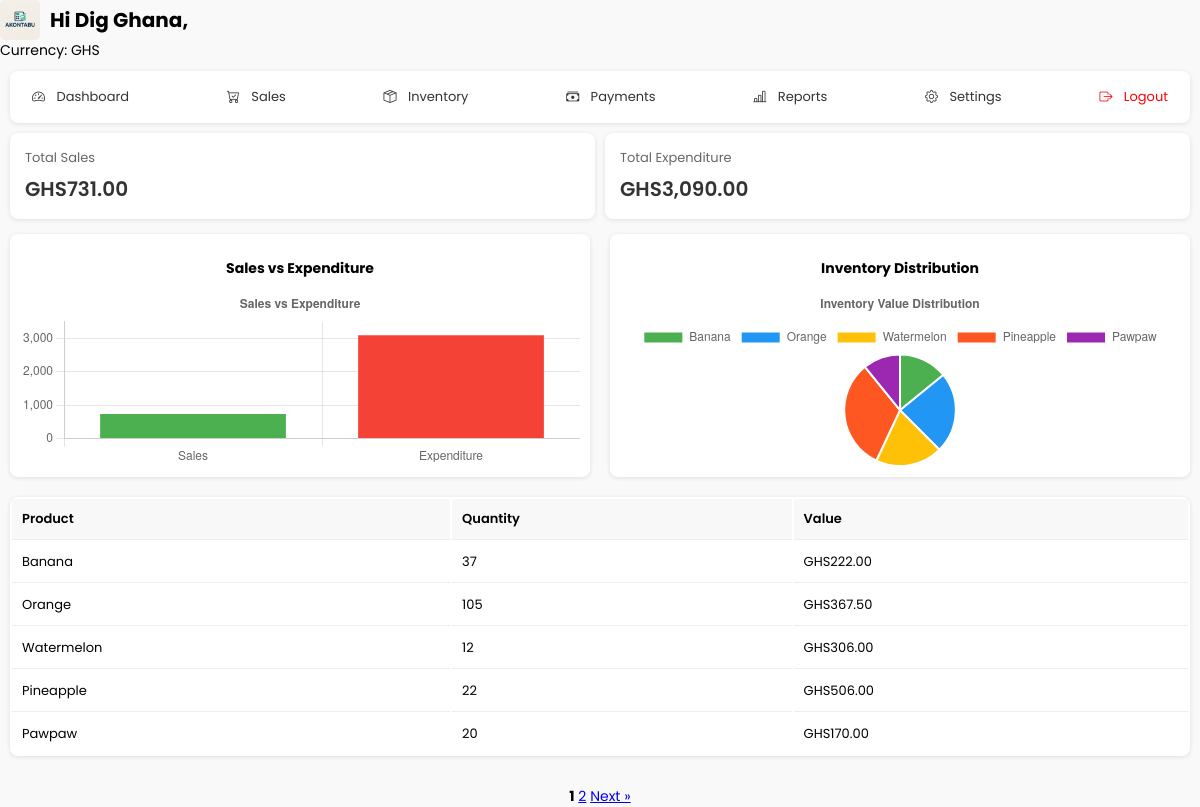
The page /dashboard (signed in) on the database as committed earlier.
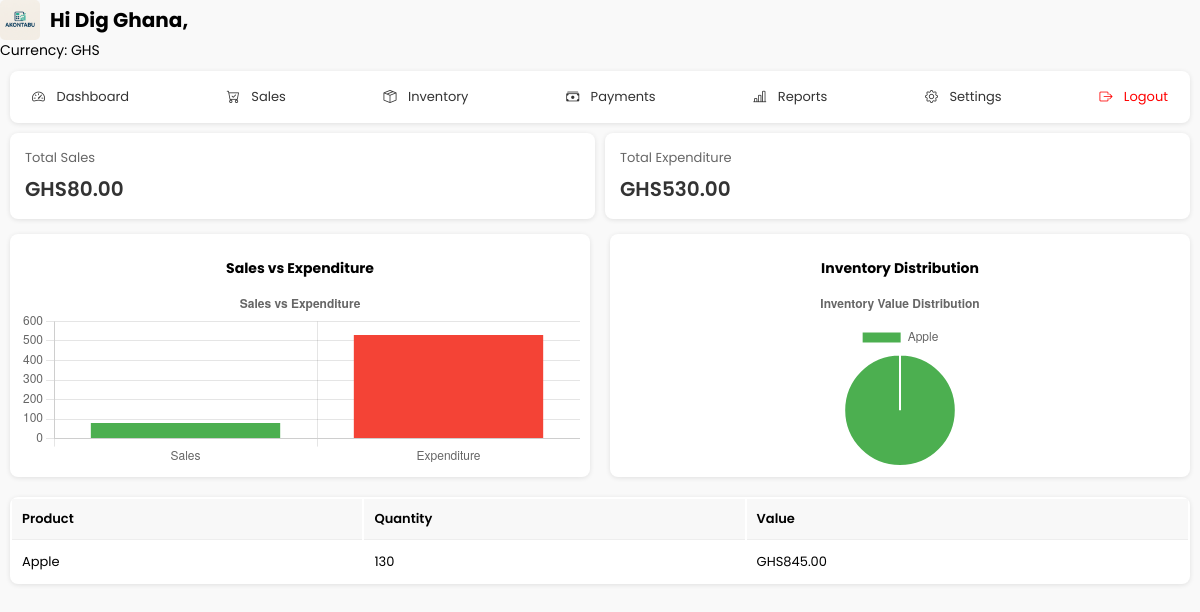
The same page on the database as committed later.
### models/user.py (models this page shows, shortened)
class User(UserMixin, db.Model):
    __tablename__ = 'users'
    id = db.Column(db.Integer, primary_key=True)
    business_name = db.Column(db.String(100))
    name = db.Column(db.String(100), nullable=False)
    email = db.Column(db.String(120), unique=True, nullable=False)
    password_hash = db.Column(db.String(200))
    created_at = db.Column(db.DateTime, default=datetime.utcnow)
    currency_code = db.Column(db.String(5), default='GHS')  # e.g., 'GHS', 'USD', etc.
    logo_path = db.Column(db.String(255))
    products = db.relationship('Product', backref='user', lazy=True, cascade='all, delete-orphan')
    sales = db.relationship('Sale', backref='user', lazy=True, cascade='all, delete-orphan')
    payments = db.relationship('Payment', backref='user', lazy=True, cascade='all, delete-orphan')

### models/product.py (models this page shows, shortened)
class Product(db.Model):
    __tablename__ = 'products'
    id = db.Column(db.Integer, primary_key=True)
    name = db.Column(db.String(100), nullable=False, unique=True)
    quantity = db.Column(db.Integer, default=0)
    cost_price = db.Column(db.Float, nullable=False)
    selling_price = db.Column(db.Float, nullable=False)
    profit_margin = db.Column(db.Float)
    min_stock_level = db.Column(db.Integer, default=10)
    created_at = db.Column(db.DateTime, default=datetime.utcnow)
    updated_at = db.Column(db.DateTime, default=datetime.utcnow, onupdate=datetime.utcnow)
    price = db.Column(db.Float)
    user_id = db.Column(db.Integer, db.ForeignKey('users.id'), nullable=False)
    sales = db.relationship('Sale', backref='product', lazy=True, cascade='all, delete-orphan')
    payment_records = db.relationship('Payment', backref='product', lazy=True)  # renamed from 'payments'
    costs = db.relationship('ProductCost', backref='product', lazy=True)

### app.py (the view)
@app.route('/dashboard')
@login_required
def dashboard():
    product_costs = db.session.query(
    func.sum(Payment.total_cost)
    ).filter(
        Payment.payment_type == 'product',
        Payment.user_id == current_user.id
    ).scalar() or 0
    other_costs = db.session.query(
        func.sum(Payment.amount)
    ).filter(
        Payment.payment_type != 'product',
        Payment.user_id == current_user.id
    ).scalar() or 0
    total_sales = db.session.query(
        func.sum(Sale.quantity * Sale.price)
    ).filter(Sale.user_id == current_user.id).scalar() or 0
    total_expenditure = product_costs + other_costs
    page = request.args.get('page', 1, type=int)
    per_page = 5
    products_query = Product.query.filter_by(user_id=current_user.id).filter(Product.quantity > 0)
    pagination = products_query.paginate(page=page, per_page=per_page, error_out=False)
    inventory = [{
        'name': p.name,
        'quantity': p.quantity,
        'value': round((p.quantity or 0) * (p.selling_price or 0), 2)
    } for p in pagination.items]
    inventory_value = db.session.query(
        func.sum(Product.quantity * Product.selling_price)
    ).filter(Product.user_id == current_user.id, Product.quantity > 0).scalar() or 0
    return render_template('dashboard.html',
        total_sales=round(total_sales, 2),
        total_expenditure=round(total_expenditure, 2),
        product_costs=round(product_costs, 2),
        other_costs=round(other_costs, 2),
        inventory_value=round(inventory_value, 2),
        inventory=inventory,
        products=pagination.items,
        pagination=pagination
    )

### app.py (called while the page is built)
@app.template_filter('currency')
def format_currency_filter(value, currency=None):
    if not value:
        return ''
    if not currency:
        currency = getattr(current_user, 'currency_code', 'GHS')  # ✅ Correct field
    try:
        return format_currency(value, currency, locale='en')
    except:
        return f"{currency} {value:,.2f}"

@app.before_request
def load_user():
    if 'user_id' in session:
        g.user = db.session.get(User, session['user_id'])

@login_manager.user_loader
def load_user(user_id):
    return User.query.get(int(user_id))  # assuming you're using SQLAlchemy and User has an id

@app.context_processor
def inject_user():
    return dict(current_user=current_user)

### templates/dashboard.html (shortened to what the changed rows need)
<!DOCTYPE html>
<html lang="en">
<head>
    <link rel="stylesheet" href="{{ url_for('static', filename='css/dashboard.css') }}">
    <link rel="stylesheet" href="https://cdn.jsdelivr.net/npm/bootstrap-icons@1.10.5/font/bootstrap-icons.css">
</head>
<body>
  <div style="display: flex; align-items: center; gap: 10px;">
  {% if current_user.is_authenticated and current_user.logo_path %}
    <img src="{{ url_for('static', filename=current_user.logo_path) }}" alt="Logo"
         style="height: 40px; border-radius: 5px;">
  {% endif %}
  <span style="font-weight: bold; font-size: 20px;">
    {% if current_user.is_authenticated and current_user.business_name %}
      Hi {{ current_user.business_name }},
    {% else %}
      AKONTABU
    {% endif %}
  </span>
</div>
  <span>Currency: {{ current_user.currency_code }}</span>
    <div class="dashboard-container">
        <div class="nav-bar">
        </div>
        <div class="metrics-grid">
            <div class="metric-card">
                <div class="metric-title">Total Sales</div>
                <div class="metric-value">{{ total_sales |currency }}</div>
            </div>
            <div class="metric-card">
                <div class="metric-title">Total Expenditure</div>
                <div class="metric-value">{{ total_expenditure |currency}}</div>
            </div>
        </div>
        <div class="charts-container">
            <div class="chart-box">
                <h3>Sales vs Expenditure</h3>
                <canvas id="salesExpenditureChart" height="180"></canvas>
            </div>
            <div class="chart-box">
                <h3>Inventory Distribution</h3>
                <canvas id="inventoryPieChart" height="180"></canvas>
            </div>
        </div>
        <table class="inventory-table">
            <thead>
                <tr>
                    <th>Product</th>
                    <th>Quantity</th>
                    <th>Value</th>
                </tr>
            </thead>
            <tbody>
                {% for product in inventory %}
                <tr>
                    <td>{{ product.name }}</td>
                    <td>{{ product.quantity }}</td>
                    <td>{{ product.value |currency}}</td>
                </tr>
                {% endfor %}
            </tbody>
        </table>
    </div>
    {% if pagination %}
      <div class="pagination" style="text-align: center; margin-top: 20px;">
        {% if pagination.pages > 1 %}
          {% for p in pagination.iter_pages(left_edge=1, right_edge=1, left_current=1, right_current=1) %}
            {% if p %}
              {% if p == pagination.page %}
                <strong>{{ p }}</strong>
              {% else %}
                <a href="{{ url_for('dashboard', page=p) }}">{{ p }}</a>
              {% endif %}
            {% else %}
              …
            {% endif %}
          {% endfor %}
          {% if pagination.has_next %}
            <a href="{{ url_for('dashboard', page=pagination.next_num) }}">Next »</a>
          {% endif %}
        {% endif %}
    </div>
  {% endif %}
</body>
<script>
document.addEventListener('DOMContentLoaded', function () {
  // === Sales vs Expenditure Chart ===
  new Chart(document.getElementById('salesExpenditureChart').getContext('2d'), {
    type: 'bar',
    data: {
      labels: ['Sales', 'Expenditure'],
      datasets: [{
        label: '₵ Amount',
        data: [{{ total_sales or 0 }}, {{ total_expenditure or 0 }}],
        backgroundColor: ['#4CAF50', '#f44336']
      }]
    },
    options: {
      responsive: true,
      plugins: {
        legend: { display: false },
        title: { display: true, text: 'Sales vs Expenditure' }
      }
    }
  });
  // === Inventory Pie Chart ===
  new Chart(document.getElementById('inventoryPieChart').getContext('2d'), {
    type: 'pie',
    data: {
      labels: [{% for product in inventory %}'{{ product.name }}'{% if not loop.last %}, {% endif %}{% endfor %}],
      datasets: [{
        data: [{% for product in inventory %}{{ product.value or 0 }}{% if not loop.last %}, {% endif %}{% endfor %}],
        backgroundColor: [
          '#4CAF50', '#2196F3', '#FFC107', '#FF5722', '#9C27B0', '#00BCD4', '#E91E63', '#795548'
        ]
      }]
    },
    options: {
      responsive: true,
      plugins: {
        title: { display: true, text: 'Inventory Value Distribution' }
      }
    }
  });
});
</script>
</html>

Rows that differ between the two databases and show on the page:
removed Product: name "Banana", quantity "37", value "GHS222.00"
removed Product: name "Orange", quantity "105", value "GHS367.50"
removed Product: name "Watermelon", quantity "12", value "GHS306.00"
removed Product: name "Pineapple", quantity "22", value "GHS506.00"
removed Product: name "Pawpaw", quantity "20", value "GHS170.00"
changed User "Dig Ghana": currency_code "GHS731.00" → "GHS80.00"; currency_code "GHS3,090.00" → "GHS530.00"
now on this page (row edited): Product: name "Apple", quantity "130", value "GHS845.00"
Other text that changed with them:
chart data {{ total_sales or 0 }}: 731.0 → 80.0
chart data {{ total_expenditure or 0 }}: 3090.0 → 530.0
chart data {{ product.name }}: Banana, Orange, Watermelon, Pineapple, Pawpaw → Apple
chart data {{ product.value or 0 }}: 222.0, 367.5, 306.0, 506.0, 170.0 → 845.0
list line gone: "1"
list line gone: "2"
text no longer shown: "Next »"
